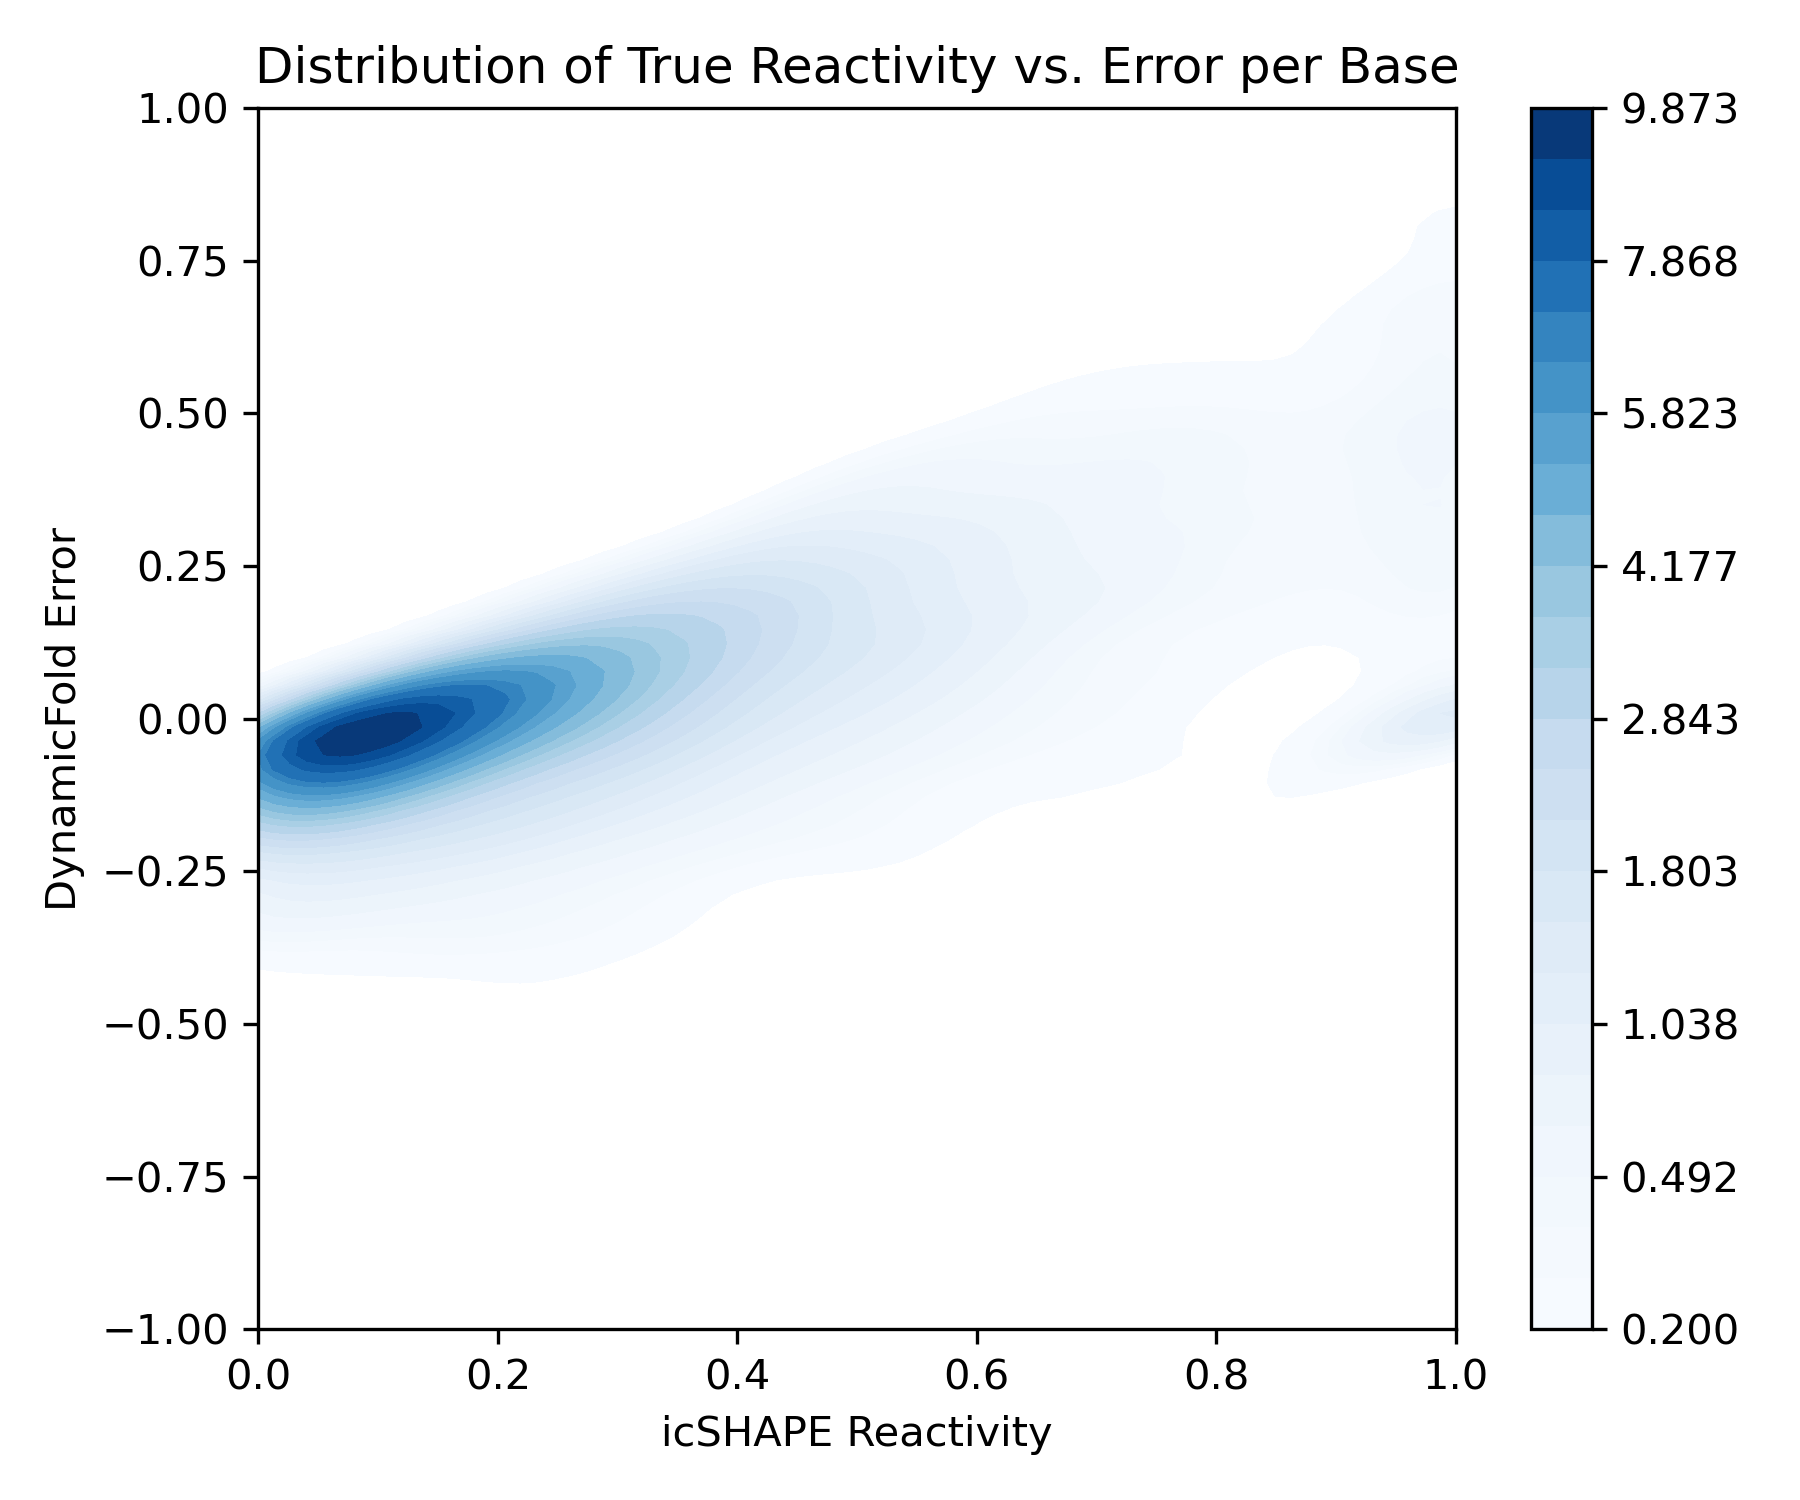

Python code for this plot:
import matplotlib.pyplot as plt
import pandas as pd
import numpy as np
import seaborn as sns
import sys
import orjson

data_csv = sys.argv[1]
bootstrap_size = int(sys.argv[2])
levels = int(sys.argv[3])
grid_size = int(sys.argv[4])
output_plot = sys.argv[5]

data = pd.read_csv(data_csv)
dynamic_error = list()
reactivity_score = list()
for _, row in data.iterrows():
    reactivity = np.array(orjson.loads(row["RT"]))
    dynamic_prediction = np.array(orjson.loads(row["Predictions"]))
    dynamic_error.extend((reactivity - dynamic_prediction).tolist())
    reactivity_score.extend(orjson.loads(row["RT"]))

indices = list(range(len(dynamic_error)))
indices = np.random.choice(indices, size=bootstrap_size, replace=True)
reactivity_sample = np.array(reactivity_score)[indices]
error_sample = np.array(dynamic_error)[indices]

plt.figure(figsize=(6, 5), dpi=300)
sns.kdeplot(x=reactivity_sample, y=error_sample, fill=True, levels=levels, cbar=True, cmap=sns.color_palette("Blues", as_cmap=True), gridsize=grid_size)
plt.xlim((0, 1))
plt.ylim((-1, 1))
plt.xlabel("icSHAPE Reactivity")
plt.ylabel("DynamicFold Error")
plt.title("Distribution of True Reactivity vs. Error per Base")
plt.tight_layout()
plt.savefig(output_plot)
